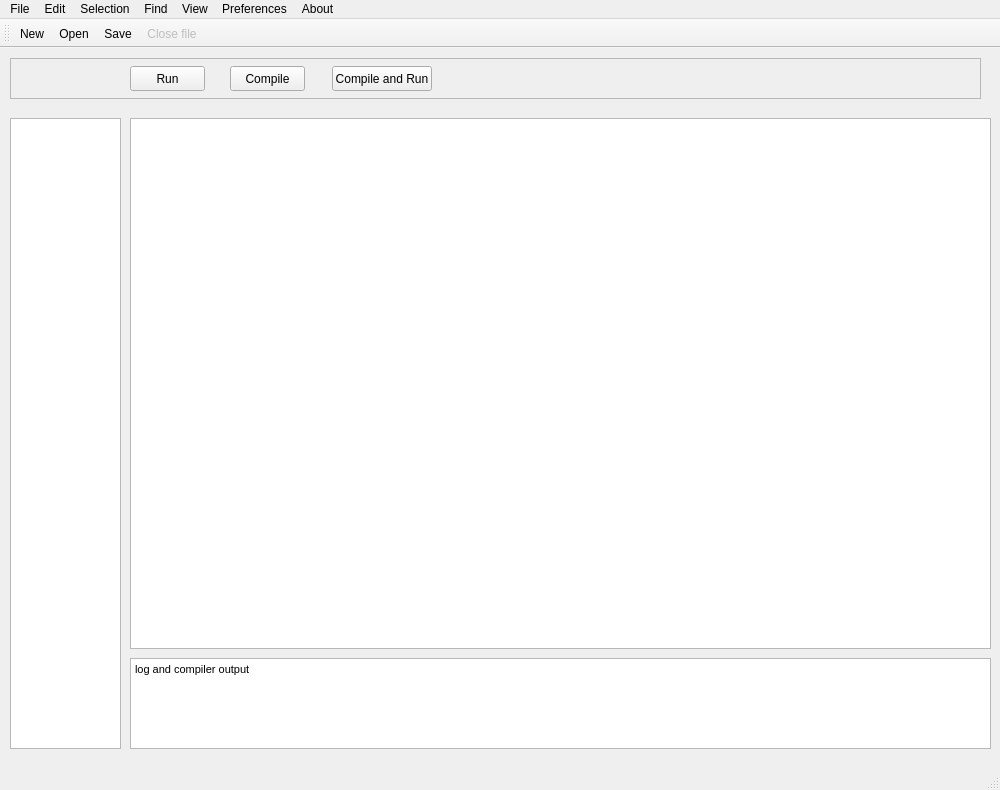
<?xml version="1.0" encoding="UTF-8"?>
<ui version="4.0">
 <class>MainWindow</class>
 <widget class="QMainWindow" name="MainWindow">
  <property name="enabled">
   <bool>true</bool>
  </property>
  <property name="geometry">
   <rect>
    <x>0</x>
    <y>0</y>
    <width>1000</width>
    <height>790</height>
   </rect>
  </property>
  <property name="sizePolicy">
   <sizepolicy hsizetype="Fixed" vsizetype="Fixed">
    <horstretch>0</horstretch>
    <verstretch>0</verstretch>
   </sizepolicy>
  </property>
  <property name="minimumSize">
   <size>
    <width>1000</width>
    <height>790</height>
   </size>
  </property>
  <property name="maximumSize">
   <size>
    <width>1000</width>
    <height>790</height>
   </size>
  </property>
  <property name="windowTitle">
   <string>WYDE - IDE for WYS</string>
  </property>
  <property name="windowIcon">
   <iconset resource="resource.qrc">
    <normaloff>:/res/img/icon.ico</normaloff>:/res/img/icon.ico</iconset>
  </property>
  <widget class="QWidget" name="centralwidget">
   <widget class="QWidget" name="verticalLayoutWidget">
    <property name="geometry">
     <rect>
      <x>130</x>
      <y>610</y>
      <width>861</width>
      <height>91</height>
     </rect>
    </property>
    <layout class="QVBoxLayout" name="verticalLayout">
     <item>
      <widget class="QTextBrowser" name="textBrowser">
       <property name="focusPolicy">
        <enum>Qt::NoFocus</enum>
       </property>
       <property name="html">
        <string>&lt;!DOCTYPE HTML PUBLIC &quot;-//W3C//DTD HTML 4.0//EN&quot; &quot;http://www.w3.org/TR/REC-html40/strict.dtd&quot;&gt;
&lt;html&gt;&lt;head&gt;&lt;meta name=&quot;qrichtext&quot; content=&quot;1&quot; /&gt;&lt;style type=&quot;text/css&quot;&gt;
p, li { white-space: pre-wrap; }
&lt;/style&gt;&lt;/head&gt;&lt;body style=&quot; font-family:'MS Shell Dlg 2'; font-size:8.25pt; font-weight:400; font-style:normal;&quot;&gt;
&lt;p style=&quot; margin-top:0px; margin-bottom:0px; margin-left:0px; margin-right:0px; -qt-block-indent:0; text-indent:0px;&quot;&gt;log and compiler output&lt;/p&gt;&lt;/body&gt;&lt;/html&gt;</string>
       </property>
      </widget>
     </item>
    </layout>
   </widget>
   <widget class="QWidget" name="horizontalLayoutWidget">
    <property name="geometry">
     <rect>
      <x>10</x>
      <y>70</y>
      <width>111</width>
      <height>631</height>
     </rect>
    </property>
    <layout class="QHBoxLayout" name="horizontalLayout">
     <item>
      <widget class="QListWidget" name="listWidget"/>
     </item>
    </layout>
   </widget>
   <widget class="QWidget" name="verticalLayoutWidget_2">
    <property name="geometry">
     <rect>
      <x>10</x>
      <y>10</y>
      <width>971</width>
      <height>41</height>
     </rect>
    </property>
    <layout class="QVBoxLayout" name="verticalLayout_2">
     <item>
      <widget class="QFrame" name="frame">
       <property name="frameShape">
        <enum>QFrame::StyledPanel</enum>
       </property>
       <property name="frameShadow">
        <enum>QFrame::Raised</enum>
       </property>
       <widget class="QPushButton" name="pushButton">
        <property name="geometry">
         <rect>
          <x>120</x>
          <y>8</y>
          <width>75</width>
          <height>25</height>
         </rect>
        </property>
        <property name="text">
         <string>Run</string>
        </property>
       </widget>
       <widget class="QPushButton" name="pushButton_2">
        <property name="geometry">
         <rect>
          <x>220</x>
          <y>8</y>
          <width>75</width>
          <height>25</height>
         </rect>
        </property>
        <property name="text">
         <string>Compile</string>
        </property>
       </widget>
       <widget class="QPushButton" name="pushButton_3">
        <property name="geometry">
         <rect>
          <x>322</x>
          <y>8</y>
          <width>100</width>
          <height>25</height>
         </rect>
        </property>
        <property name="text">
         <string>Compile and Run</string>
        </property>
       </widget>
      </widget>
     </item>
    </layout>
   </widget>
   <widget class="QWidget" name="verticalLayoutWidget_3">
    <property name="geometry">
     <rect>
      <x>130</x>
      <y>70</y>
      <width>861</width>
      <height>531</height>
     </rect>
    </property>
    <layout class="QVBoxLayout" name="verticalLayout_3">
     <item>
      <widget class="QTextEdit" name="textEdit">
       <property name="enabled">
        <bool>true</bool>
       </property>
       <property name="focusPolicy">
        <enum>Qt::StrongFocus</enum>
       </property>
      </widget>
     </item>
    </layout>
   </widget>
  </widget>
  <widget class="QStatusBar" name="statusbar"/>
  <widget class="QMenuBar" name="menuBar">
   <property name="geometry">
    <rect>
     <x>0</x>
     <y>0</y>
     <width>1000</width>
     <height>21</height>
    </rect>
   </property>
   <widget class="QMenu" name="menuOpen">
    <property name="title">
     <string>File</string>
    </property>
    <addaction name="actionNew"/>
    <addaction name="actionOpen"/>
    <addaction name="actionSave"/>
    <addaction name="actionSave_as"/>
    <addaction name="separator"/>
    <addaction name="actionClose_file"/>
    <addaction name="separator"/>
    <addaction name="actionExit"/>
   </widget>
   <widget class="QMenu" name="menuSettings">
    <property name="title">
     <string>Preferences</string>
    </property>
    <addaction name="actionIDE_Settings"/>
    <addaction name="separator"/>
    <addaction name="actionProject_SDK"/>
   </widget>
   <widget class="QMenu" name="menuEdit">
    <property name="title">
     <string>Edit</string>
    </property>
    <addaction name="actionUndo"/>
    <addaction name="actionRedo"/>
    <addaction name="separator"/>
    <addaction name="actionCopy"/>
    <addaction name="actionCut"/>
    <addaction name="actionPaste"/>
   </widget>
   <widget class="QMenu" name="menuAbout">
    <property name="title">
     <string>About</string>
    </property>
    <addaction name="actionWYDE_repository"/>
    <addaction name="actionWYS_GitHub_Repository"/>
   </widget>
   <widget class="QMenu" name="menuFind">
    <property name="title">
     <string>Find</string>
    </property>
    <addaction name="separator"/>
    <addaction name="actionFind"/>
    <addaction name="separator"/>
    <addaction name="actionReplace"/>
   </widget>
   <widget class="QMenu" name="menuView">
    <property name="title">
     <string>View</string>
    </property>
    <widget class="QMenu" name="menuFont">
     <property name="title">
      <string>Font</string>
     </property>
     <addaction name="actionLarger"/>
     <addaction name="actionSmaller"/>
     <addaction name="separator"/>
     <addaction name="actionReset"/>
    </widget>
    <addaction name="menuFont"/>
   </widget>
   <widget class="QMenu" name="menuSelection">
    <property name="title">
     <string>Selection</string>
    </property>
    <addaction name="actionSelect_All"/>
   </widget>
   <addaction name="menuOpen"/>
   <addaction name="menuEdit"/>
   <addaction name="menuSelection"/>
   <addaction name="menuFind"/>
   <addaction name="menuView"/>
   <addaction name="menuSettings"/>
   <addaction name="menuAbout"/>
  </widget>
  <widget class="QToolBar" name="toolBar">
   <property name="windowTitle">
    <string>toolBar</string>
   </property>
   <attribute name="toolBarArea">
    <enum>TopToolBarArea</enum>
   </attribute>
   <attribute name="toolBarBreak">
    <bool>false</bool>
   </attribute>
   <addaction name="actionNew"/>
   <addaction name="actionOpen"/>
   <addaction name="actionSave"/>
   <addaction name="actionClose_file"/>
  </widget>
  <action name="actionOpen">
   <property name="icon">
    <iconset resource="resource.qrc">
     <normaloff>:/res/img/open.ico</normaloff>:/res/img/open.ico</iconset>
   </property>
   <property name="text">
    <string>Open</string>
   </property>
   <property name="shortcut">
    <string>Ctrl+O</string>
   </property>
  </action>
  <action name="actionSave">
   <property name="icon">
    <iconset resource="resource.qrc">
     <normaloff>:/res/img/save.ico</normaloff>:/res/img/save.ico</iconset>
   </property>
   <property name="text">
    <string>Save</string>
   </property>
   <property name="shortcut">
    <string>Ctrl+S</string>
   </property>
  </action>
  <action name="actionSave_as">
   <property name="icon">
    <iconset resource="resource.qrc">
     <normaloff>:/res/img/save.ico</normaloff>:/res/img/save.ico</iconset>
   </property>
   <property name="text">
    <string>Save as</string>
   </property>
   <property name="shortcut">
    <string>F12</string>
   </property>
  </action>
  <action name="actionExit">
   <property name="icon">
    <iconset resource="resource.qrc">
     <normaloff>:/res/img/exit.ico</normaloff>:/res/img/exit.ico</iconset>
   </property>
   <property name="text">
    <string>Exit</string>
   </property>
  </action>
  <action name="actionClose_file">
   <property name="checkable">
    <bool>false</bool>
   </property>
   <property name="enabled">
    <bool>false</bool>
   </property>
   <property name="icon">
    <iconset resource="resource.qrc">
     <normaloff>:/res/img/close.ico</normaloff>:/res/img/close.ico</iconset>
   </property>
   <property name="text">
    <string>Close file</string>
   </property>
  </action>
  <action name="actionNew">
   <property name="icon">
    <iconset resource="resource.qrc">
     <normaloff>:/res/img/new.ico</normaloff>:/res/img/new.ico</iconset>
   </property>
   <property name="text">
    <string>New</string>
   </property>
   <property name="shortcut">
    <string>Ctrl+N</string>
   </property>
  </action>
  <action name="actionProject_SDK">
   <property name="icon">
    <iconset resource="resource.qrc">
     <normaloff>:/res/img/sdk.ico</normaloff>:/res/img/sdk.ico</iconset>
   </property>
   <property name="text">
    <string>Project SDK</string>
   </property>
  </action>
  <action name="actionIDE_Settings">
   <property name="enabled">
    <bool>true</bool>
   </property>
   <property name="icon">
    <iconset resource="resource.qrc">
     <normaloff>:/res/img/settings.ico</normaloff>:/res/img/settings.ico</iconset>
   </property>
   <property name="text">
    <string>Settings</string>
   </property>
  </action>
  <action name="actionUndo">
   <property name="icon">
    <iconset resource="resource.qrc">
     <normaloff>:/res/img/undo.ico</normaloff>:/res/img/undo.ico</iconset>
   </property>
   <property name="text">
    <string>Undo</string>
   </property>
   <property name="shortcut">
    <string>Ctrl+Z</string>
   </property>
  </action>
  <action name="actionRedo">
   <property name="icon">
    <iconset resource="resource.qrc">
     <normaloff>:/res/img/redo.ico</normaloff>:/res/img/redo.ico</iconset>
   </property>
   <property name="text">
    <string>Redo</string>
   </property>
   <property name="shortcut">
    <string>Ctrl+Y</string>
   </property>
  </action>
  <action name="actionWYDE_repository">
   <property name="icon">
    <iconset resource="resource.qrc">
     <normaloff>:/res/img/rep.ico</normaloff>:/res/img/rep.ico</iconset>
   </property>
   <property name="text">
    <string>WYDE GitHub Repository</string>
   </property>
  </action>
  <action name="actionWYS_GitHub_Repository">
   <property name="icon">
    <iconset resource="resource.qrc">
     <normaloff>:/res/img/rep.ico</normaloff>:/res/img/rep.ico</iconset>
   </property>
   <property name="text">
    <string>WYS GitHub Repository</string>
   </property>
  </action>
  <action name="actionPaste">
   <property name="icon">
    <iconset resource="resource.qrc">
     <normaloff>:/res/img/paste.ico</normaloff>:/res/img/paste.ico</iconset>
   </property>
   <property name="text">
    <string>Paste</string>
   </property>
   <property name="shortcut">
    <string>Ctrl+V</string>
   </property>
  </action>
  <action name="actionCopy">
   <property name="icon">
    <iconset resource="resource.qrc">
     <normaloff>:/res/img/copy.ico</normaloff>:/res/img/copy.ico</iconset>
   </property>
   <property name="text">
    <string>Copy</string>
   </property>
   <property name="shortcut">
    <string>Ctrl+C</string>
   </property>
  </action>
  <action name="actionCut">
   <property name="icon">
    <iconset resource="resource.qrc">
     <normaloff>:/res/img/cut.ico</normaloff>:/res/img/cut.ico</iconset>
   </property>
   <property name="text">
    <string>Cut</string>
   </property>
   <property name="shortcut">
    <string>Ctrl+X</string>
   </property>
  </action>
  <action name="actionSelect_All">
   <property name="icon">
    <iconset resource="resource.qrc">
     <normaloff>:/res/img/all.ico</normaloff>:/res/img/all.ico</iconset>
   </property>
   <property name="text">
    <string>Select All</string>
   </property>
   <property name="shortcut">
    <string>Ctrl+A</string>
   </property>
  </action>
  <action name="actionFind">
   <property name="enabled">
    <bool>false</bool>
   </property>
   <property name="icon">
    <iconset resource="resource.qrc">
     <normaloff>:/res/img/find.ico</normaloff>:/res/img/find.ico</iconset>
   </property>
   <property name="text">
    <string>Find</string>
   </property>
   <property name="shortcut">
    <string>Ctrl+F</string>
   </property>
  </action>
  <action name="actionReplace">
   <property name="enabled">
    <bool>false</bool>
   </property>
   <property name="icon">
    <iconset resource="resource.qrc">
     <normaloff>:/res/img/replace.ico</normaloff>:/res/img/replace.ico</iconset>
   </property>
   <property name="text">
    <string>Replace</string>
   </property>
  </action>
  <action name="actionLarger">
   <property name="text">
    <string>Larger</string>
   </property>
   <property name="shortcut">
    <string>Ctrl++</string>
   </property>
  </action>
  <action name="actionSmaller">
   <property name="text">
    <string>Smaller</string>
   </property>
   <property name="shortcut">
    <string>Ctrl+-</string>
   </property>
  </action>
  <action name="actionReset">
   <property name="text">
    <string>Reset</string>
   </property>
  </action>
 </widget>
 <resources>
  <include location="resource.qrc"/>
 </resources>
 <connections/>
</ui>
